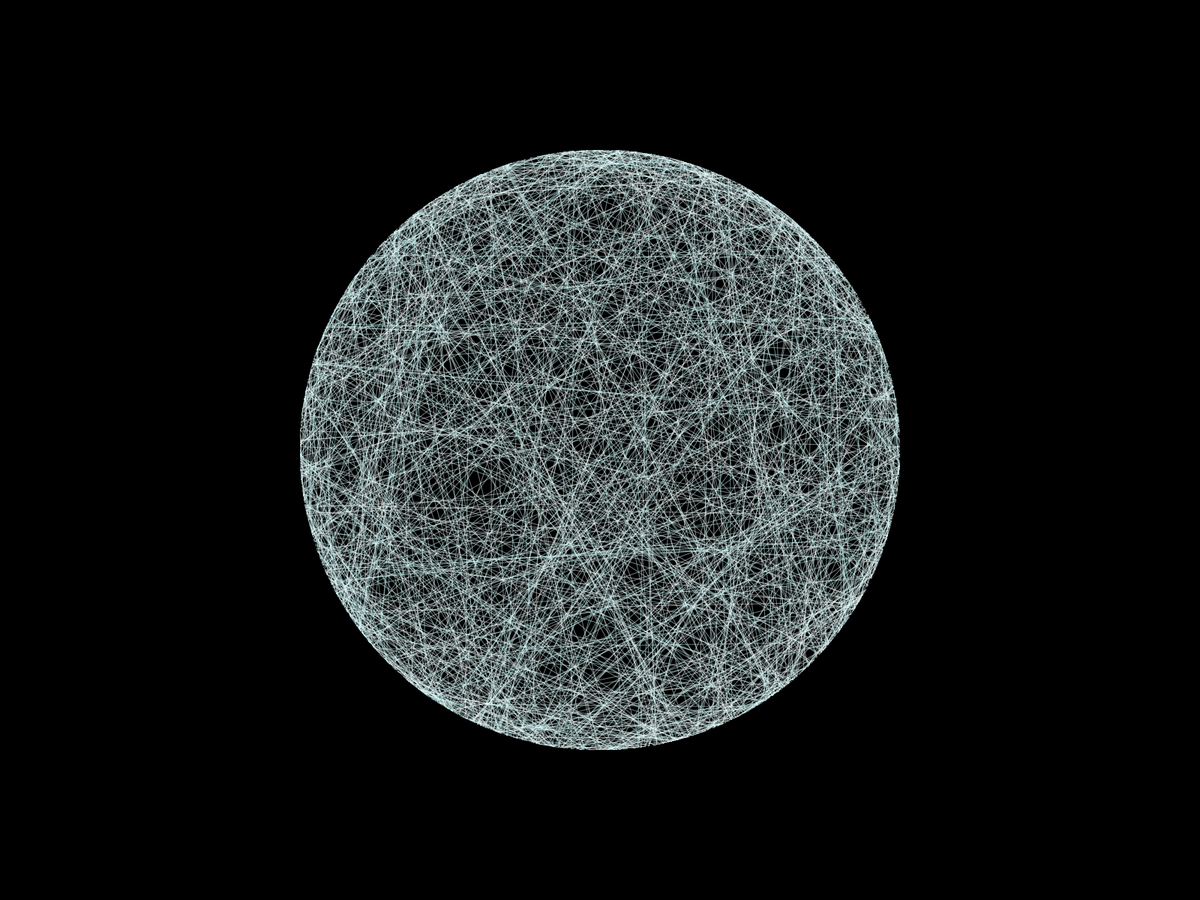
Frame 1 (no input)
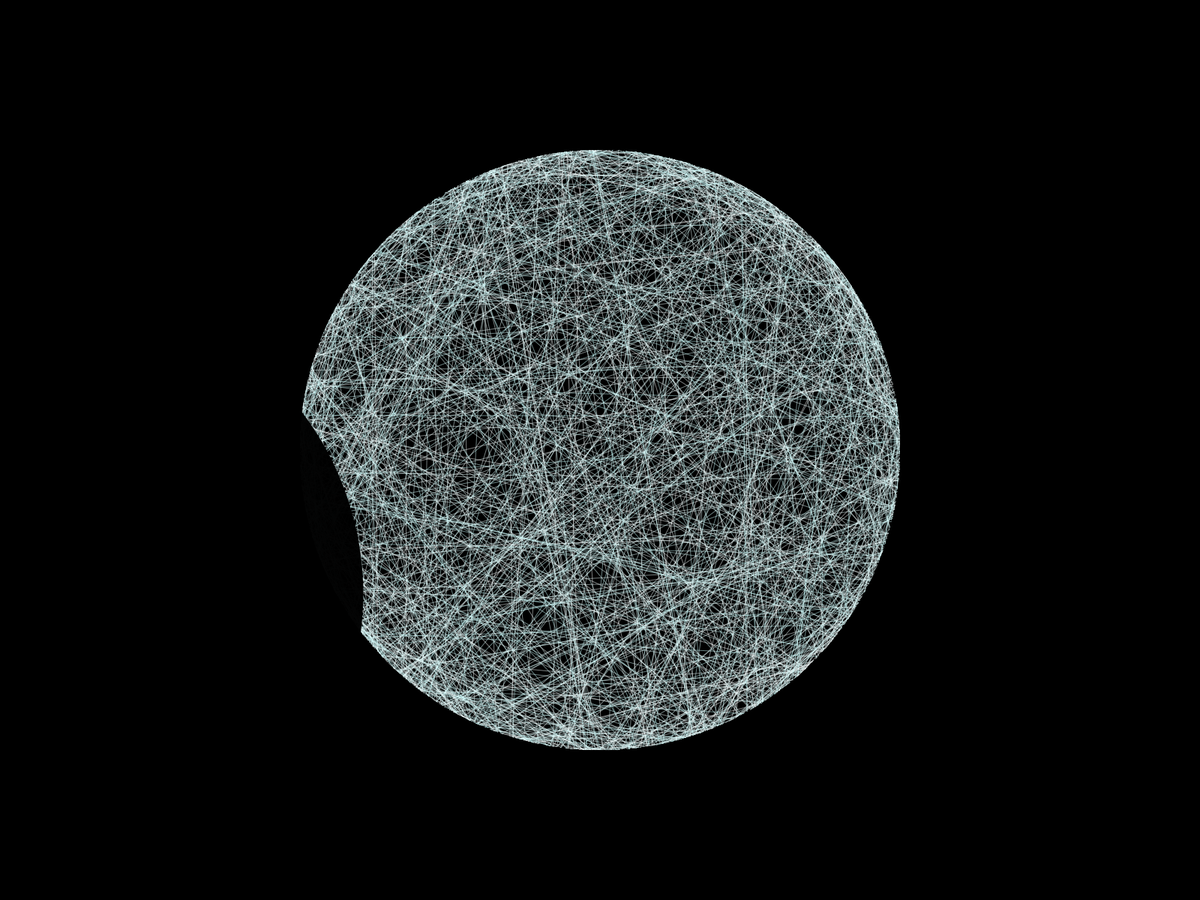
Frame 60 (the mouse pressed at the canvas centre just before this capture)
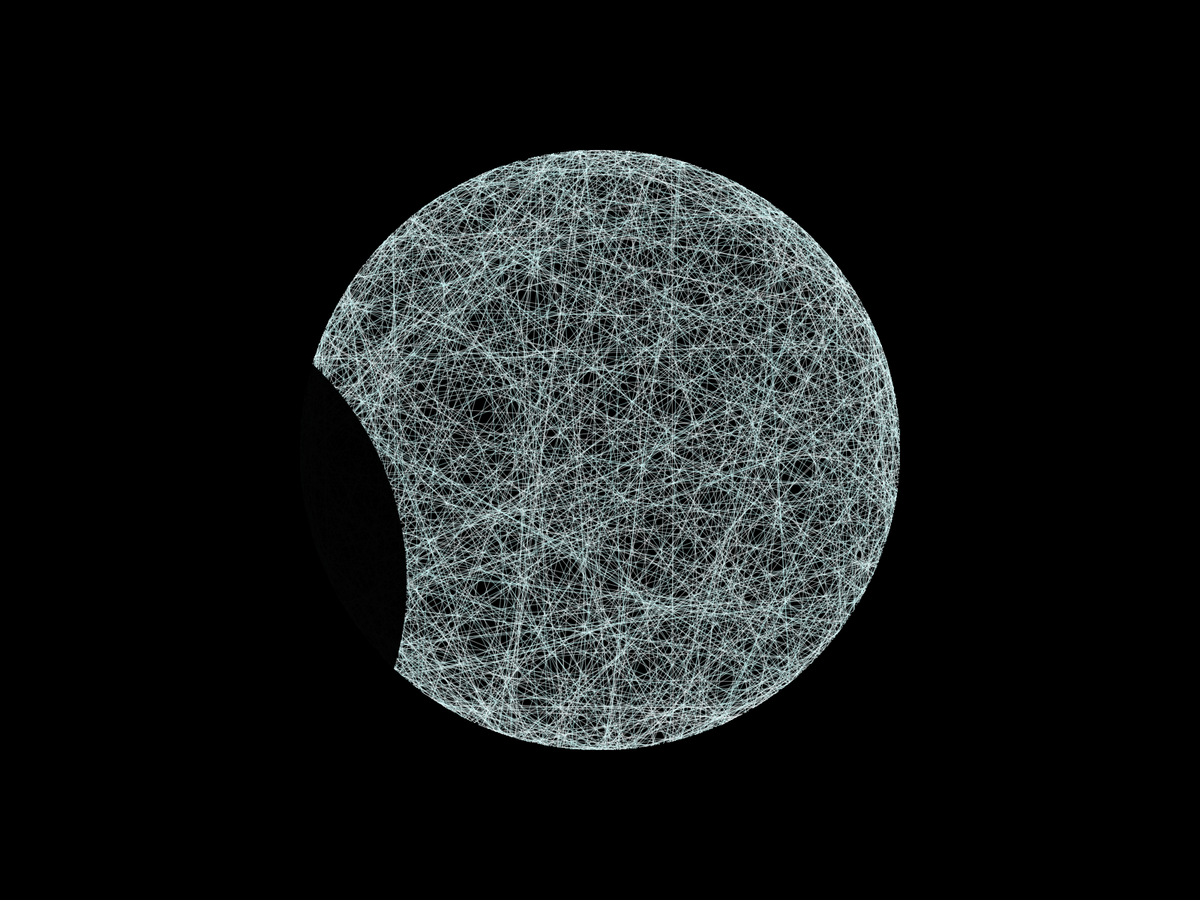
Frame 120 (the mouse held since frame 60 and released just before this capture)

The Processing sketch that drew these frames (run headless with seeded random() and noise(); from frame 60 on, the mouse is pressed at the canvas centre):

// Processing sketch: Moon
// ── Moon.pde
float rot = 0;
float radius;
float pi_divisor =12;
float shadowX;
float eclipseRange = 60;
int op =200;
int r = 0;
float angleMap;
Luna moon = new Luna();

void setup() {
  //size(1000, 1200);
  fullScreen();
  background(0);
  //stroke(255);
  ellipseMode(CENTER);
  moon.defineMoon();
  radius = moon.radius;
  shadowX =-2*radius;
}

void draw() {
  background(0);
  
  //stroke(255);
  pushMatrix();
  translate(width/2, height/2);
  rotate(rot);
  moon.drawMoon(shadowX,eclipseRange);
  popMatrix();
  
  pushMatrix();
  translate(width/2, height/2);
  rotate(-PI/pi_divisor);
  if(shadowX < eclipseRange && shadowX >-eclipseRange){
    
    angleMap = map(shadowX,-eclipseRange,eclipseRange,0,PI);
    r = int(255*sin(angleMap));
    
    angleMap = map(shadowX,-eclipseRange,eclipseRange,-HALF_PI,HALF_PI);
    op = int(255 - 70*cos(angleMap));
  }else {
    r = 0;
    op = 250;
  }
  noStroke();
  float shadowRadius = radius; // use 2* fro full cover
  fill(r,0,0,op);
  //ellipse(0,0,2*radius,2*radius);
  ellipse(shadowX,0,2*shadowRadius,2*shadowRadius);
  if(shadowX >width/2){
    moon.killMoon();
    moon.defineMoon();
    pi_divisor = random(1,20);
    shadowX =-2*radius;
  }
  popMatrix();
  

  rot +=0.005;
  shadowX += 1;
}

// ── moonClass.pde
public class Luna
{
  float radius = 400;
  int iterations = int(random(800, 1200));
  int g = 255;
  ArrayList<PVector> moon = new ArrayList<PVector>();

  void defineMoon() {
    for (int i = 0; i < iterations; i++) {  
      float theta1 = random(0, TWO_PI);
      float theta2 = random(0, TWO_PI);
      float stroke = random(200, 255);
      moon.add(new PVector(theta1, theta2, stroke));
    }
  }

  void drawMoon(float shadowX, float eclipseRange) {
    //float theta = map(shadowX, -width, width, 0, PI/2);
    if (-eclipseRange < shadowX && shadowX < eclipseRange) {
      float angleMap = map(shadowX, -width/2, width/2, -HALF_PI, HALF_PI);
      g = int(255 - 255*cos(angleMap));
    } else g =255;
    
    for (PVector line : moon) {
      stroke(line.z, g, g, noise(100, 255)*255);
      line(radius*cos(line.x), radius*sin(line.x), radius*cos(line.y), radius*sin(line.y));
    }
  }
  
  void killMoon(){
    for(int i = moon.size()-1;i >= 0;i--){
      moon.remove(i);
    }
  }
  
}
